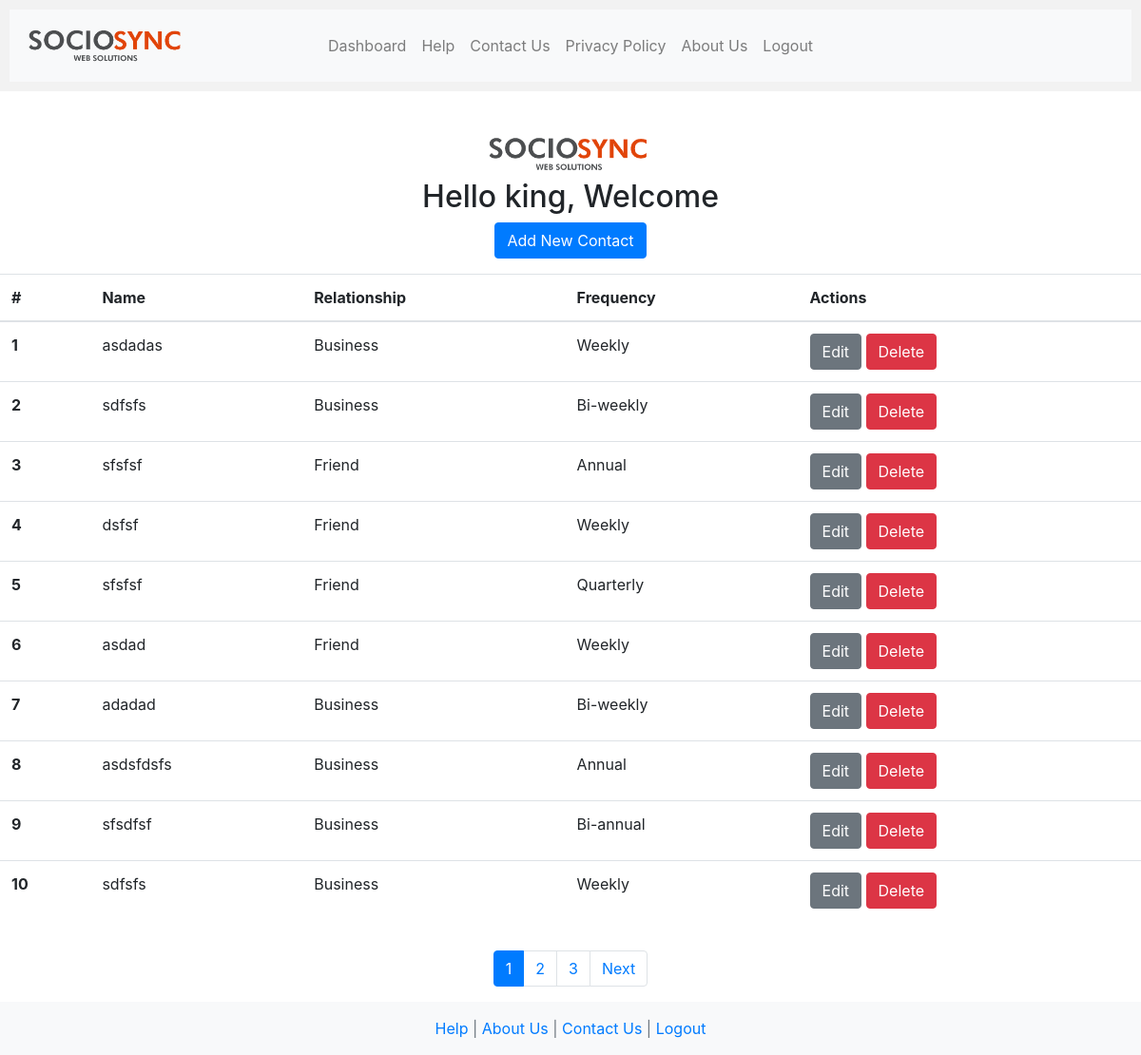
Page /user_auth/dashboard/ (signed in) on the committed database.
### user_auth/models.py (models this page shows, shortened)
class CustomUser(AbstractUser, PermissionsMixin):
    email = models.EmailField(_('email address'), unique=True)
    first_name = models.CharField(_('first name'), max_length=30, blank=True)  # Add this line
    is_staff = models.BooleanField(default=False)
    is_active = models.BooleanField(default=True)
    date_joined = models.DateTimeField(default=timezone.now)
    objects = CustomUserManager()
    USERNAME_FIELD = 'email'
    REQUIRED_FIELDS = ['first_name']  # Add other required fields if you have any

### contact_management/models.py (models this page shows, shortened)
class Contact(models.Model):
    RELATIONSHIP_CHOICES = [
        ('Business', 'Business'),
        ('Friend', 'Friend'),
        ('Worker', 'Worker'),
    ]
    FREQUENCY_CHOICES = [
        ('Daily', 'Daily'),
        ('Weekly', 'Weekly'),
        ('Bi-weekly', 'Bi-weekly'),
        ('Monthly', 'Monthly'),
        ('Quarterly', 'Quarterly'),
        ('Bi-annual', 'Bi-annual'),
        ('Annual', 'Annual'),
    ]
    user = models.ForeignKey(get_user_model(), on_delete=models.CASCADE)
    name = models.CharField(max_length=255)
    relationship = models.CharField(choices=RELATIONSHIP_CHOICES, max_length=10)
    frequency = models.CharField(choices=FREQUENCY_CHOICES, max_length=10)
    next_reminder = models.DateTimeField()

### user_auth/views.py (the view)
# urls.py: path('dashboard/', views.dashboard_view, name='dashboard'),
@login_required
def dashboard_view(request):
    contact_list = Contact.objects.filter(user=request.user)
    paginator = Paginator(contact_list, 10)  # Show 10 contacts per page.
    page_number = request.GET.get('page')
    contacts = paginator.get_page(page_number)
    return render(request, 'dashboard.html', {'contacts': contacts})

### user_auth/templates/dashboard.html (shortened to what this page needs)
{% extends "base_generic2.html" %}
{% load static %}
{% block content %}
    <div class="banner text-center">
        <img src="{% static 'user_auth/img/logo.png' %}" alt="Logo" style="width: 15%;">
    </div>
    <h2 class="text-center">Hello {{ user.username }}, Welcome</h2>
    <div class="d-flex justify-content-center mb-3">
        <button type="button" class="btn btn-primary" onclick="window.location.href='{% url 'contact_create' %}'">Add New Contact</button>
    </div>
    <div class="table-responsive">
        <table class="table">
            <thead>
                <tr>
                    <th scope="col">#</th>
                    <th scope="col">Name</th>
                    <th scope="col">Relationship</th>
                    <th scope="col">Frequency</th>
                    <th scope="col">Actions</th>
                </tr>
            </thead>
            <tbody>
                {% for contact in contacts %}
                <tr>
                    <th scope="row">{{ forloop.counter }}</th>
                    <td>{{ contact.name }}</td>
                    <td>{{ contact.relationship }}</td>
                    <td>{{ contact.frequency }}</td>
                    <td>
                        <button type="button" class="btn btn-secondary" onclick="window.location.href='{% url 'edit_contact' contact.id %}'">Edit</button>
                        <button type="button" class="btn btn-danger" onclick="window.location.href='{% url 'delete_contact' contact.id %}'">Delete</button>
                    </td>
                </tr>
                {% endfor %}
            </tbody>
        </table>
    </div>
    <div class="d-flex justify-content-center mt-3">
        <nav aria-label="Contacts pagination">
            <ul class="pagination">
                {% for page in contacts.paginator.page_range %}
                {% if contacts.number == page %}
                <li class="page-item active">
                    <a class="page-link" href="?page={{ page }}">{{ page }}</a>
                </li>
                {% else %}
                <li class="page-item">
                    <a class="page-link" href="?page={{ page }}">{{ page }}</a>
                </li>
                {% endif %}
                {% endfor %}
                {% if contacts.has_next %}
                <li class="page-item">
                    <a class="page-link" href="?page={{ contacts.next_page_number }}">Next</a>
                </li>
                {% endif %}
            </ul>
        </nav>
    </div>
{% endblock %}

### contact_management/templates/base_generic2.html (shortened to what this page needs)
{% load static %}
<!DOCTYPE html>
<html lang="en">
<head>
    <link href="https://stackpath.bootstrapcdn.com/bootstrap/4.5.2/css/bootstrap.min.css" rel="stylesheet">
    <link rel="stylesheet" href="{% static 'user_auth/styles2.css' %}">
</head>
<body>
    <header>
        <nav class="navbar navbar-expand-lg navbar-light bg-light">
            <div class="logo">
                <a class="navbar-brand" href="{% url 'home' %}">
                    <img src="{% static 'images/logo.png' %}" alt="Logo">
                </a>
            </div>
            <div class="collapse navbar-collapse" id="navbarNav">
                <ul class="navbar-nav">
                    <li class="nav-item"><a class="nav-link" href="{% url 'dashboard' %}">Dashboard</a></li>
                    <li class="nav-item"><a class="nav-link" href="{% url 'help' %}">Help</a></li>
                    <li class="nav-item"><a class="nav-link" href="{% url 'contact_us' %}">Contact Us</a></li>
                    <li class="nav-item"><a class="nav-link" href="{% url 'privacy_policy' %}">Privacy Policy</a></li>
                    <li class="nav-item"><a class="nav-link" href="{% url 'about_us' %}">About Us</a></li>
                    <li class="nav-item"><a class="nav-link" href="{% url 'logout' %}">Logout</a></li>
                </ul>
            </div>
        </nav>
    </header>
    <main>
        <div class="container mt-4">
            <div class="table-responsive">
            </div>
        </div>
        {% block content %}
        {% endblock %}
    </main>
    <footer class="footer mt-auto py-3 bg-light">
        <div class="container text-center">
            <span class="text-muted">
                <a href="{% url 'help' %}">Help</a> |
                <a href="{% url 'about_us' %}">About Us</a> |
                <a href="{% url 'contact_us' %}">Contact Us</a> |
                <a href="{% url 'logout' %}">Logout</a>
            </span>
        </div>
    </footer>
</body>
</html>

### user_auth/static/user_auth/styles2.css (style rules this page uses)
header { background-color: #f2f2f2; padding: 10px; }
nav { display: flex; justify-content: space-between; align-items: center; }
.logo { flex: 1; }
.logo img { max-height: 50px; }

### rows in the picture
CustomUser: username "king"
Contact: name "asdadas", relationship "Business", frequency "Weekly"
Contact: name "sdfsfs", relationship "Business", frequency "Bi-weekly"
Contact: name "sfsfsf", relationship "Friend", frequency "Annual"
Contact: name "dsfsf", relationship "Friend", frequency "Weekly"
Contact: name "sfsfsf", relationship "Friend", frequency "Quarterly"
Contact: name "asdad", relationship "Friend", frequency "Weekly"
Contact: name "adadad", relationship "Business", frequency "Bi-weekly"
Contact: name "asdsfdsfs", relationship "Business", frequency "Annual"
Contact: name "sfsdfsf", relationship "Business", frequency "Bi-annual"
Contact: name "sdfsfs", relationship "Business", frequency "Weekly"

### other values in the picture
{{ page }} "1"
{{ page }} "2" "3"
